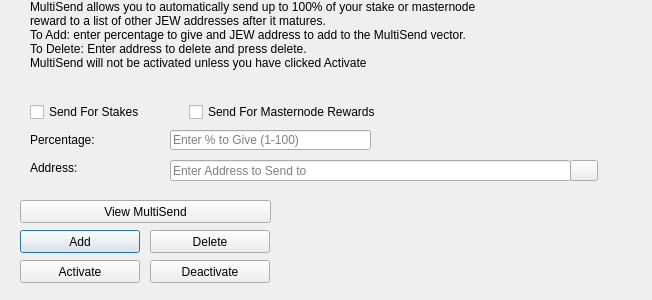
<?xml version="1.0" encoding="UTF-8"?>
<ui version="4.0">
 <class>MultiSendDialog</class>
 <widget class="QDialog" name="MultiSendDialog">
  <property name="windowModality">
   <enum>Qt::NonModal</enum>
  </property>
  <property name="geometry">
   <rect>
    <x>0</x>
    <y>0</y>
    <width>652</width>
    <height>300</height>
   </rect>
  </property>
  <property name="windowTitle">
   <string>MultiSend</string>
  </property>
  <widget class="QLineEdit" name="multiSendPercentEdit">
   <property name="geometry">
    <rect>
     <x>170</x>
     <y>130</y>
     <width>201</width>
     <height>20</height>
    </rect>
   </property>
   <property name="toolTip">
    <string>Enter whole numbers 1 - 100</string>
   </property>
   <property name="placeholderText">
    <string>Enter % to Give (1-100)</string>
   </property>
  </widget>
  <widget class="QLineEdit" name="multiSendAddressEdit">
   <property name="geometry">
    <rect>
     <x>170</x>
     <y>160</y>
     <width>401</width>
     <height>21</height>
    </rect>
   </property>
   <property name="toolTip">
    <string/>
   </property>
   <property name="placeholderText">
    <string>Enter Address to Send to</string>
   </property>
  </widget>
  <widget class="QLabel" name="label_2">
   <property name="geometry">
    <rect>
     <x>30</x>
     <y>0</y>
     <width>451</width>
     <height>121</height>
    </rect>
   </property>
   <property name="lineWidth">
    <number>1</number>
   </property>
   <property name="text">
    <string>MultiSend allows you to automatically send up to 100% of your stake or masternode reward to a list of other JEW addresses after it matures.
To Add: enter percentage to give and JEW address to add to the MultiSend vector.
To Delete: Enter address to delete and press delete.
MultiSend will not be activated unless you have clicked Activate</string>
   </property>
   <property name="alignment">
    <set>Qt::AlignLeading|Qt::AlignLeft|Qt::AlignTop</set>
   </property>
   <property name="wordWrap">
    <bool>true</bool>
   </property>
  </widget>
  <widget class="QLabel" name="message">
   <property name="geometry">
    <rect>
     <x>290</x>
     <y>200</y>
     <width>351</width>
     <height>91</height>
    </rect>
   </property>
   <property name="text">
    <string/>
   </property>
  </widget>
  <widget class="QPushButton" name="addButton">
   <property name="geometry">
    <rect>
     <x>20</x>
     <y>230</y>
     <width>120</width>
     <height>23</height>
    </rect>
   </property>
   <property name="toolTip">
    <string/>
   </property>
   <property name="statusTip">
    <string>Add to MultiSend Vector</string>
   </property>
   <property name="text">
    <string>Add</string>
   </property>
  </widget>
  <widget class="QPushButton" name="disableButton">
   <property name="geometry">
    <rect>
     <x>150</x>
     <y>260</y>
     <width>120</width>
     <height>23</height>
    </rect>
   </property>
   <property name="statusTip">
    <string>Deactivate MultiSend</string>
   </property>
   <property name="text">
    <string>Deactivate</string>
   </property>
  </widget>
  <widget class="QPushButton" name="addressBookButton">
   <property name="geometry">
    <rect>
     <x>570</x>
     <y>160</y>
     <width>28</width>
     <height>21</height>
    </rect>
   </property>
   <property name="toolTip">
    <string>Choose an address from the address book</string>
   </property>
   <property name="text">
    <string/>
   </property>
   <property name="icon">
    <iconset resource="../shekel.qrc">
     <normaloff>:/icons/address-book</normaloff>:/icons/address-book</iconset>
   </property>
   <property name="shortcut">
    <string>Alt+A</string>
   </property>
   <property name="autoDefault">
    <bool>false</bool>
   </property>
  </widget>
  <widget class="QLabel" name="label">
   <property name="geometry">
    <rect>
     <x>30</x>
     <y>130</y>
     <width>121</width>
     <height>20</height>
    </rect>
   </property>
   <property name="toolTip">
    <string>Percentage of stake to send</string>
   </property>
   <property name="text">
    <string>Percentage:</string>
   </property>
  </widget>
  <widget class="QLabel" name="label_5">
   <property name="geometry">
    <rect>
     <x>30</x>
     <y>160</y>
     <width>111</width>
     <height>16</height>
    </rect>
   </property>
   <property name="toolTip">
    <string>Address to send portion of stake to</string>
   </property>
   <property name="text">
    <string>Address:</string>
   </property>
  </widget>
  <widget class="QPushButton" name="deleteButton">
   <property name="geometry">
    <rect>
     <x>150</x>
     <y>230</y>
     <width>120</width>
     <height>23</height>
    </rect>
   </property>
   <property name="toolTip">
    <string/>
   </property>
   <property name="statusTip">
    <string>Delete Address From MultiSend Vector</string>
   </property>
   <property name="text">
    <string>Delete</string>
   </property>
  </widget>
  <widget class="QPushButton" name="activateButton">
   <property name="geometry">
    <rect>
     <x>20</x>
     <y>260</y>
     <width>120</width>
     <height>23</height>
    </rect>
   </property>
   <property name="statusTip">
    <string>Activate MultiSend</string>
   </property>
   <property name="text">
    <string>Activate</string>
   </property>
  </widget>
  <widget class="QPushButton" name="viewButton">
   <property name="geometry">
    <rect>
     <x>20</x>
     <y>200</y>
     <width>251</width>
     <height>23</height>
    </rect>
   </property>
   <property name="toolTip">
    <string/>
   </property>
   <property name="statusTip">
    <string>View MultiSend Vector</string>
   </property>
   <property name="text">
    <string>View MultiSend</string>
   </property>
  </widget>
  <widget class="QWidget" name="horizontalLayoutWidget">
   <property name="geometry">
    <rect>
     <x>30</x>
     <y>100</y>
     <width>351</width>
     <height>24</height>
    </rect>
   </property>
   <layout class="QHBoxLayout" name="horizontalLayout">
    <item>
     <widget class="QCheckBox" name="multiSendStakeCheckBox">
      <property name="text">
       <string>Send For Stakes</string>
      </property>
     </widget>
    </item>
    <item>
     <widget class="QCheckBox" name="multiSendMasternodeCheckBox">
      <property name="text">
       <string>Send For Masternode Rewards</string>
      </property>
     </widget>
    </item>
   </layout>
  </widget>
 </widget>
 <resources>
  <include location="../shekel.qrc"/>
 </resources>
 <connections/>
</ui>
